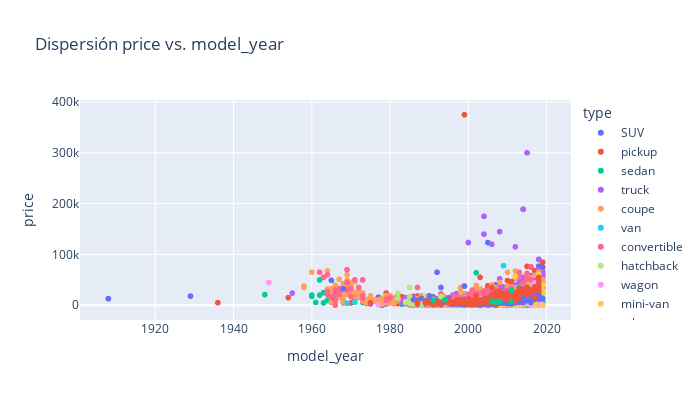

Notebook cell for this chart:
### Code cell
# Visualizar dispersion entre variables
fig_price = px.scatter(
    car_data, 
    x = v[1], 
    y = v[0], 
    color = "type", 
    title = f"Dispersión {v[0]} vs. {v[1]}",
    width = 700, 
    height = 400
) 
fig_price.show()

### Figure 1 — Plotly figure (JSON) as saved in the notebook; plotly's stock layout.template omitted (floating-point values rounded to 4 significant figures; data arrays with more than 128 entries replaced by an {"elided": "..."} marker saying what was removed)
{"data": [{"hovertemplate": "type=SUV<br>model_year=%{x}<br>price=%{y}<extra></extra>", "legendgroup": "SUV", "marker": {"color": "#636efa", "symbol": "circle"}, "mode": "markers", "name": "SUV", "showlegend": true, "type": "scattergl", "x": {"elided": "12405 float values"}, "xaxis": "x", "y": {"elided": "12405 int values"}, "yaxis": "y"}, {"hovertemplate": "type=pickup<br>model_year=%{x}<br>price=%{y}<extra></extra>", "legendgroup": "pickup", "marker": {"color": "#EF553B", "symbol": "circle"}, "mode": "markers", "name": "pickup", "showlegend": true, "type": "scattergl", "x": {"elided": "6988 float values"}, "xaxis": "x", "y": {"elided": "6988 int values"}, "yaxis": "y"}, {"hovertemplate": "type=sedan<br>model_year=%{x}<br>price=%{y}<extra></extra>", "legendgroup": "sedan", "marker": {"color": "#00cc96", "symbol": "circle"}, "mode": "markers", "name": "sedan", "showlegend": true, "type": "scattergl", "x": {"elided": "12154 float values"}, "xaxis": "x", "y": {"elided": "12154 int values"}, "yaxis": "y"}, {"hovertemplate": "type=truck<br>model_year=%{x}<br>price=%{y}<extra></extra>", "legendgroup": "truck", "marker": {"color": "#ab63fa", "symbol": "circle"}, "mode": "markers", "name": "truck", "showlegend": true, "type": "scattergl", "x": {"elided": "12353 float values"}, "xaxis": "x", "y": {"elided": "12353 int values"}, "yaxis": "y"}, {"hovertemplate": "type=coupe<br>model_year=%{x}<br>price=%{y}<extra></extra>", "legendgroup": "coupe", "marker": {"color": "#FFA15A", "symbol": "circle"}, "mode": "markers", "name": "coupe", "showlegend": true, "type": "scattergl", "x": {"elided": "2303 float values"}, "xaxis": "x", "y": {"elided": "2303 int values"}, "yaxis": "y"}, {"hovertemplate": "type=van<br>model_year=%{x}<br>price=%{y}<extra></extra>", "legendgroup": "van", "marker": {"color": "#19d3f3", "symbol": "circle"}, "mode": "markers", "name": "van", "showlegend": true, "type": "scattergl", "x": {"elided": "633 float values"}, "xaxis": "x", "y": {"elided": "633 int values"}, "yaxis": "y"}, {"hovertemplate": "type=convertible<br>model_year=%{x}<br>price=%{y}<extra></extra>", "legendgroup": "convertible", "marker": {"color": "#FF6692", "symbol": "circle"}, "mode": "markers", "name": "convertible", "showlegend": true, "type": "scattergl", "x": {"elided": "446 float values"}, "xaxis": "x", "y": {"elided": "446 int values"}, "yaxis": "y"}, {"hovertemplate": "type=hatchback<br>model_year=%{x}<br>price=%{y}<extra></extra>", "legendgroup": "hatchback", "marker": {"color": "#B6E880", "symbol": "circle"}, "mode": "markers", "name": "hatchback", "showlegend": true, "type": "scattergl", "x": {"elided": "1047 float values"}, "xaxis": "x", "y": {"elided": "1047 int values"}, "yaxis": "y"}, {"hovertemplate": "type=wagon<br>model_year=%{x}<br>price=%{y}<extra></extra>", "legendgroup": "wagon", "marker": {"color": "#FF97FF", "symbol": "circle"}, "mode": "markers", "name": "wagon", "showlegend": true, "type": "scattergl", "x": {"elided": "1541 float values"}, "xaxis": "x", "y": {"elided": "1541 int values"}, "yaxis": "y"}, {"hovertemplate": "type=mini-van<br>model_year=%{x}<br>price=%{y}<extra></extra>", "legendgroup": "mini-van", "marker": {"color": "#FECB52", "symbol": "circle"}, "mode": "markers", "name": "mini-van", "showlegend": true, "type": "scattergl", "x": {"elided": "1161 float values"}, "xaxis": "x", "y": {"elided": "1161 int values"}, "yaxis": "y"}, {"hovertemplate": "type=other<br>model_year=%{x}<br>price=%{y}<extra></extra>", "legendgroup": "other", "marker": {"color": "#636efa", "symbol": "circle"}, "mode": "markers", "name": "other", "showlegend": true, "type": "scattergl", "x": {"elided": "256 float values"}, "xaxis": "x", "y": {"elided": "256 int values"}, "yaxis": "y"}, {"hovertemplate": "type=offroad<br>model_year=%{x}<br>price=%{y}<extra></extra>", "legendgroup": "offroad", "marker": {"color": "#EF553B", "symbol": "circle"}, "mode": "markers", "name": "offroad", "showlegend": true, "type": "scattergl", "x": {"elided": "214 float values"}, "xaxis": "x", "y": {"elided": "214 int values"}, "yaxis": "y"}, {"hovertemplate": "type=bus<br>model_year=%{x}<br>price=%{y}<extra></extra>", "legendgroup": "bus", "marker": {"color": "#00cc96", "symbol": "circle"}, "mode": "markers", "name": "bus", "showlegend": true, "type": "scattergl", "x": [1994.0, 2011.0, 1994.0, 2007.0, 2011.0, 2011.0, 2007.0, 2011.0, 2011.0, 2011.0, 2007.0, 2011.0, 2007.0, 2011.0, 2011.0, 2006.0, 2008.0, 2007.0, 1991.0, 2011.0, 2011.0, 2011.0, 2011.0, 2011.0], "xaxis": "x", "y": [10500, 28990, 10500, 4995, 28990, 28990, 4995, 28990, 28990, 28990, 4995, 28990, 4995, 28990, 6997, 7900, 7500, 4995, 10000, 6997, 6997, 28990, 28990, 28990], "yaxis": "y"}], "layout": {"height": 400, "legend": {"title": {"text": "type"}, "tracegroupgap": 0}, "title": {"text": "Dispersión price vs. model_year"}, "width": 700, "xaxis": {"anchor": "y", "domain": [0, 1], "title": {"text": "model_year"}}, "yaxis": {"anchor": "x", "domain": [0, 1], "title": {"text": "price"}}}}
